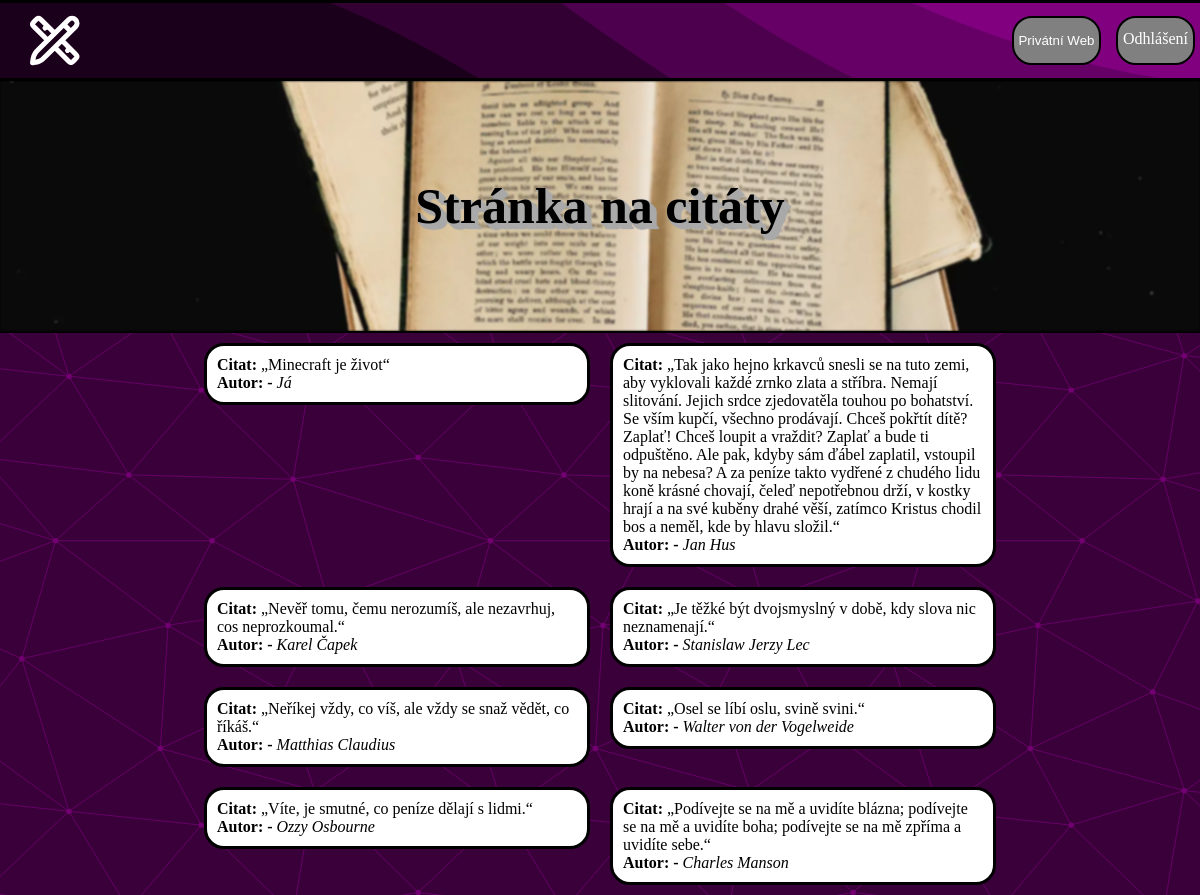
The page / on the database its author committed.
### tables this page shows
CREATE TABLE `citaty` (
  `id` int(11) NOT NULL,
  `citat` text DEFAULT NULL,
  `autor` varchar(255) DEFAULT NULL,
  `uzivatel_id` int(11) DEFAULT NULL,
  `datum` timestamp NOT NULL DEFAULT current_timestamp()
);

### index.php (the view, shortened to what this page needs)
<?php
require('db.php');
$query = "SELECT citat, autor FROM citaty";
$result = mysqli_query($con, $query);
?>
<!DOCTYPE html>
<html lang="en">
<head>
</head>
<body>
    <header>
        <img src="assets/pen-ruler-svgrepo-com.svg" alt="logo">
        <div class="box" id="priv">
            <form method="post">
                <input type="submit" name="priv_web" value="Privátní Web">
            </form>
        </div>
        <div class="box" id="logout"><a href="logout.php" type="button">Odhlášení</a></div>
    </header>
    <div class="background"><img src="assets/kniha1.webp" alt="pozadiKod"><h1>Stránka na citáty</h1></div>
    <div class="main">
        <?php
        while ($row = mysqli_fetch_assoc($result)) {
            echo '<div class="citat">';
            echo '<p><strong>Citat:</strong> ' . $row['citat'] . '</p>';
            echo '<p><strong>Autor: -<i></strong> ' . $row['autor'] . '</p></i>';
            echo '</div>';
        }
        ?>
    </div>
</body>
</html>

### index.php (style rules this page uses)
* { margin: 0; }
body { margin: 0; padding: 0; background-color: darkgray; }
header { height: 75px; background-color: #8B0000; background-attachment: fixed; background-size: cover; display: flex; justify-content: flex-end; align-items: center; border-top: 3px solid black; border-bottom: 3px solid black; }
header img { width: 5%; height: 90%; margin-left: 25px; }
.box { background-color: gray; width: 75px; height: 45px; text-align: center; display: flex; justify-content: center; border-radius: 20px; border: solid black 2px; }
#logout a { color: white; text-decoration: none; margin: auto; display: inline-block; width: 100%; height: 100%; margin-top: 12px; }
#priv { margin-left: auto; width: 85px; }
#logout { display: flex; align-items: center; margin-left: 15px; margin-right: 5px; }
#priv form { color: white; display: flex; height: 100%; }
#priv form input { width: 100%; height: 100%; background-color: inherit; border: none; color: inherit; cursor: pointer; padding: 0; appearance: none; }
.background { height: 250px; overflow: hidden; position: relative; border-bottom: 2px solid black; background-color: black; }
.background img { width: 100%; height: 100%; object-fit: cover; filter: blur(1px); }
h1 { position: absolute; font-size: 50px; top: 50%; left: 50%; transform: translate(-50%, -50%); color: white; text-shadow: 1px 0px 1px #aaaaaa, 0px 1px 1px #aaaaaa, 2px 1px 1px #aaaaaa, 1px 2px 1px #aaaaaa, 3px 2px 1px #aaaaaa, 2px 3px 1px #aaaaaa, 4px 3px 1px #aaaaaa, 3px 4px 1px #aaaaaa, 5px 4px 1px #aaaaaa, 4px 5px 1px #aaaaaa, 6px 5px 1px #aaaaaa, 5px 6px 1px #aaaaaa, 7px 6px 1px #aaaaaa, 2px 2px 2px rgba(57, 0, 57, 0); color: #000000; z-index: 2; }
.main { display: flex; flex-wrap: wrap; width: 100%; min-height: 55vh; background-color: #390039; justify-content: center; align-items: flex-start; }
.citat { width: 30%; margin: 10px; background-color: white; border: 3px solid black; box-shadow: 5px; border-radius: 20px; padding: 10px; }

### rows shown on the page
citaty: citat "„Minecraft je život“", autor "Já"
citaty: citat "„Tak jako hejno krkavců snesli se na tuto zemi, aby vyklovali každé zrnko zlata a stříbra. Nemají slitování. Jejich srdce zjedovatěla touhou po bohatství. Se vším kupčí, všechno prodávají. Chceš pokřtít dítě? Zaplať! Chceš loupit a vraždit? Zaplať a bude ti odpuštěno. Ale pak, kdyby sám ďábel zaplatil, vstoupil by na nebesa? A za peníze takto vydřené z chudého lidu koně krásné chovají, čeleď nepotřebnou drží, v kostky hrají a na své kuběny drahé věší, zatímco Kristus chodil bos a neměl, kde by hlavu složil.“", autor "Jan Hus"
citaty: citat "„Nevěř tomu, čemu nerozumíš, ale nezavrhuj, cos neprozkoumal.“", autor "Karel Čapek"
citaty: citat "„Je těžké být dvojsmyslný v době, kdy slova nic neznamenají.“", autor "Stanislaw Jerzy Lec"
citaty: citat "„Neříkej vždy, co víš, ale vždy se snaž vědět, co říkáš.“", autor "Matthias Claudius"
citaty: citat "„Osel se líbí oslu, svině svini.“", autor "Walter von der Vogelweide"
citaty: citat "„Víte, je smutné, co peníze dělají s lidmi.“", autor "Ozzy Osbourne"
citaty: citat "„Podívejte se na mě a uvidíte blázna; podívejte se na mě a uvidíte boha; podívejte se na mě zpříma a uvidíte sebe.“", autor "Charles Manson"
